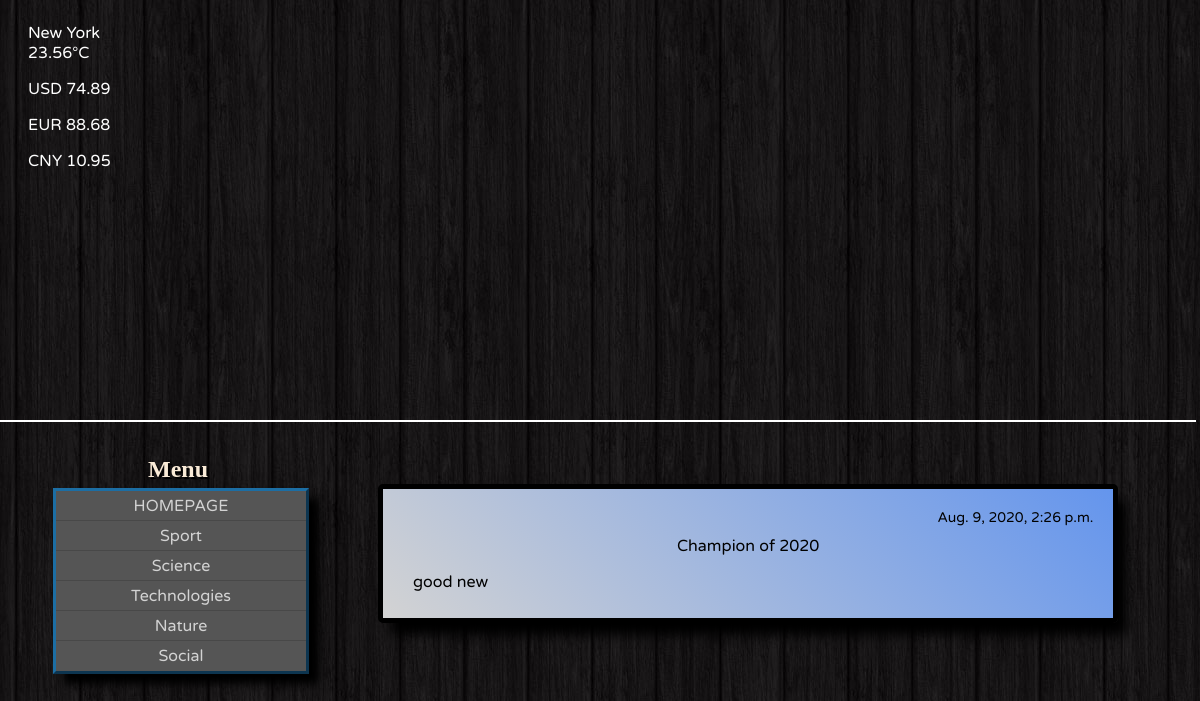
The app's page /Sport/1/ with its own data.
### newscontent/models.py (models this page shows, shortened)
class Section(models.Model):
    title = models.CharField(max_length=25, unique=True)
    description = models.TextField(max_length=100, blank=True, null=True)
    picture = models.ImageField(upload_to=section_image_directory, blank=True, null=True)
    def get_absolute_url(self):
        return reverse('section_list', kwargs={'section_title': self.title})

class New(models.Model):
    title = models.CharField(max_length=100)
    old_title = models.CharField(max_length=100, blank=True, null=True)
    text = models.TextField(blank=True, null=True)
    date = models.DateTimeField(default=datetime.now())
    section = models.ForeignKey(Section, null=True, on_delete=models.PROTECT)
    like = models.IntegerField(default=0, blank=True)
    likes = models.ManyToManyField(User, related_name='likes', blank=True)
    picture = models.ImageField(upload_to=new_image_directory, blank=True, null=True)
    picture2 = models.ImageField(upload_to=new_image_directory, blank=True, null=True)
    picture3 = models.ImageField(upload_to=new_image_directory, blank=True, null=True)

### newscontent/views.py (the view)
# urls.py: path('<str:title>/<int:pk>/', NewDetailView.as_view(), name='new_detail'),
class NewDetailView(NewDetail):
    """Detail news from NewListView host/section/id"""

### newscontent/logic/url_logic.py (called while the page is built, shortened)
    @staticmethod
    def update_context():
        with open(data_rates, 'r') as file:
            valute = dict(json.loads(file.read()))
        with open(data_weather, 'r')as file:
            cities = dict(json.loads(file.read()))
            city = choice(list(cities.keys()))
            temp = cities[city]
            abs_context = {"city": city, "temp": temp, "valute": valute}
        return abs_context

    def get_context_data(self, *, object_list=None, **kwargs):
        context = super().get_context_data(**kwargs)
        context['sections'] = Section.objects.all()
        context['current_new'] = New.objects.get(id=self.kwargs['pk'])
        text_len = len(New.objects.get(id=self.kwargs['pk']).text)
        context.update(super().update_context())
        return context

### newscontent/templates/new_detail.html
<!DOCTYPE html>
{% extends 'base.html' %}
{% block content %}
    <div class="textfield">
    <div class="newdatemaintext">
        {{ news.date }}
            </div>
    <div class="maintext">
        <div class="maintexttitle">
        {{ news.title }}
        </div>
        <p>
        {% if news.picture %}
            {% if news.picture %}
                <p><img class="newdetailimage" src="{{ news.picture.url }}"></p>
            {% endif %}
            {{ text_part1 }}
            {% if news.picture2 %}
                <p><img class="newdetailimage control" src="{{ news.picture2.url }}"></p>
            {% endif %}
            {{ text_part2 }}
            {% if news.picture3 %}
                <p><img class="newdetailimage" src="{{ news.picture3.url }}"></p>
            {% endif %}
            {{ text_part3 }}
        {% else %}
            {{ news.text }}
        {% endif %}
    </div>
    </div>
{% endblock %}

### newscontent/templates/base.html (shortened to what this page needs)
<!DOCTYPE html>
{% load static %}
<html lang="en">
<head>
    <link rel="stylesheet" type="text/css" href="{% static 'newscontent/css/style.css' %}">
    <link rel="stylesheet" type="text/css" href="{% static 'newscontent/css/fonts.css' %}">
</head>
<body>
<div class="slidercontainer">
<div class="container_slider_css">
</div>
</div>
{% block weather %}
    <div id="weather">
        {{ city }}
        <br>
        {{ temp }}°C
    </div>
{% endblock %}
{% block rates %}
    <div class="mainvalute">
        <p>USD {{ valute.USD }}</p>
        <p>EUR {{ valute.EUR }}</p>
        <p>CNY {{ valute.CNY }}</p>
    </div>
{% endblock %}
{% block menu %}
    <div class="menustyle">
        <h2 class="textmenu">Menu</h2>
        <nav class="menu_color">
            <ul class="my_menu">
            <li><a href="{% url 'main_page' %}">HOMEPAGE</a></li>
                {% for section in sections %}
                    <li><a href="{{ section.get_absolute_url }}">{{ section.title }}</a></li>
                {% endfor %}
            </ul>
        </nav>
    </div>
{% endblock %}
{% block content %}
{% endblock %}
</body>
</html>

### newscontent/static/newscontent/css/style.css (style rules this page uses)
body { background: url("../images/bg11.jpg"); }
a { text-decoration: none; }
.textfield { border: 5px solid black; border-radius: 5px; text-align: center; height: auto; min-height: 50%; width: 60%; max-width: 70%; position: relative; left:370px; top:-240px; margin:-120px 0 0 0; color: white; padding:10px; -webkit-box-shadow: 11px 14px 12px -2px rgba(0, 0, 0, 0.75); -moz-box-shadow: 11px 14px 12px -2px rgba(0, 0, 0, 0.75); box-shadow: 11px 14px 12px -2px black; word-wrap: break-word; background: lightblue; background: linear-gradient(45deg, lightgray, cornflowerblue); }
.maintext { text-align: left; font-family: 'Varela Round'; color: black; padding-left: 20px; padding-right: 20px; }
.menu_color > ul > li + li > a { border-top: 1px rgba(255, 255, 255, 0.1); box-shadow: 0 -1px 0 rgba(0, 0, 0, 0.15); }
.my_menu { list-style: none; margin: 0; padding: 0; }
.my_menu li { margin: 0; padding: 0; position: relative; }
.my_menu li a { display: block; margin: 0; padding-top: 5px; padding-bottom: 5px; text-decoration: none; }
.menu_color { background: #555; width: 100%; border: 3px outset #1C6EA4; text-align: center; font-family: 'Varela Round'; box-shadow: 10px 10px 8px black; position: relative; }
.menu_color > ul > li > a { color: lightgray; background: rgba(0, 0, 0, 0); }
.textmenu { text-align: center; color: antiquewhite; text-shadow: 2px 2px black; margin-bottom: 5px; }
#weather { color: white; position: relative; top:-435px; left: 20px; font-family: 'Varela Round'; }
.menustyle { position: relative; width: 250px; margin-right: 20px; left:45px; top:-170px; }
.newdatemaintext { font-family:'Varela Round'; font-size:14px; word-wrap: break-word; text-align: right; color:black; padding: 10px; }
.maintexttitle { text-align: center; font-family: 'Varela Round'; }
.slidercontainer { width: 100%; height: 400px; position: relative; margin-bottom: 50px; }
.container_slider_css { width:101%; height:420px; top: -8px; left:-8px; overflow:hidden; position:absolute; border-bottom: 2px white solid; }
.mainvalute { color:white; font-family: 'Varela Round'; position: relative; top:-435px; left: 20px; }

### records on screen
Section: title "Sport"
Section: title "Science"
Section: title "Technologies"
Section: title "Nature"
Section: title "Social"
New: date "Aug. 9, 2020, 2:26 p.m.", title "Champion of 2020", text "good new"

### other values on screen
{{ city }} "New York"
{{ temp }} "23.56"
{{ valute.USD }} "74.89"
{{ valute.EUR }} "88.68"
{{ valute.CNY }} "10.95"
